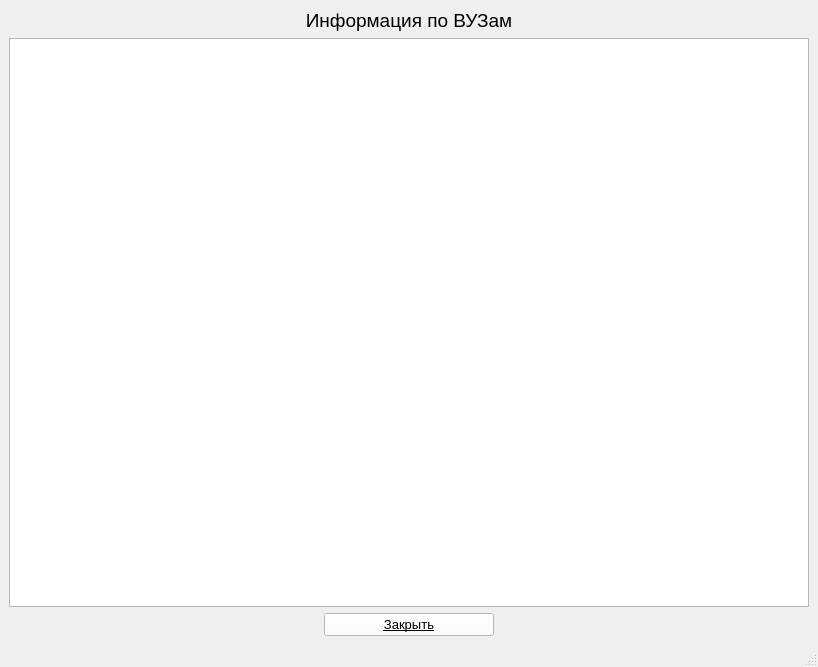
<?xml version="1.0" encoding="UTF-8"?>
<ui version="4.0">
 <class>MainWindow</class>
 <widget class="QMainWindow" name="MainWindow">
  <property name="geometry">
   <rect>
    <x>0</x>
    <y>0</y>
    <width>818</width>
    <height>667</height>
   </rect>
  </property>
  <property name="acceptDrops">
   <bool>false</bool>
  </property>
  <property name="windowTitle">
   <string>Просмотр таблиц</string>
  </property>
  <property name="windowIcon">
   <iconset>
    <normaloff>../png/Верблюд.png</normaloff>../png/Верблюд.png</iconset>
  </property>
  <property name="windowOpacity">
   <double>1.000000000000000</double>
  </property>
  <property name="iconSize">
   <size>
    <width>30</width>
    <height>30</height>
   </size>
  </property>
  <property name="toolButtonStyle">
   <enum>Qt::ToolButtonIconOnly</enum>
  </property>
  <widget class="QWidget" name="centralwidget">
   <layout class="QVBoxLayout" name="verticalLayout_6">
    <item>
     <widget class="QLabel" name="label">
      <property name="font">
       <font>
        <pointsize>14</pointsize>
       </font>
      </property>
      <property name="styleSheet">
       <string notr="true">color: rgb(0, 0, 0);
</string>
      </property>
      <property name="text">
       <string>Информация по ВУЗам</string>
      </property>
      <property name="alignment">
       <set>Qt::AlignCenter</set>
      </property>
     </widget>
    </item>
    <item>
     <layout class="QVBoxLayout" name="verticalLayout_9">
      <item>
       <widget class="QTableView" name="tableView">
        <property name="sizePolicy">
         <sizepolicy hsizetype="Fixed" vsizetype="Expanding">
          <horstretch>0</horstretch>
          <verstretch>0</verstretch>
         </sizepolicy>
        </property>
        <property name="maximumSize">
         <size>
          <width>16777205</width>
          <height>16777215</height>
         </size>
        </property>
        <property name="verticalScrollBarPolicy">
         <enum>Qt::ScrollBarAsNeeded</enum>
        </property>
        <property name="horizontalScrollBarPolicy">
         <enum>Qt::ScrollBarAsNeeded</enum>
        </property>
        <property name="editTriggers">
         <set>QAbstractItemView::NoEditTriggers</set>
        </property>
        <property name="tabKeyNavigation">
         <bool>true</bool>
        </property>
        <property name="selectionMode">
         <enum>QAbstractItemView::SingleSelection</enum>
        </property>
        <property name="selectionBehavior">
         <enum>QAbstractItemView::SelectRows</enum>
        </property>
        <property name="verticalScrollMode">
         <enum>QAbstractItemView::ScrollPerPixel</enum>
        </property>
        <property name="horizontalScrollMode">
         <enum>QAbstractItemView::ScrollPerPixel</enum>
        </property>
       </widget>
      </item>
      <item>
       <layout class="QHBoxLayout" name="horizontalLayout_4">
        <item>
         <widget class="QPushButton" name="closeBtn1">
          <property name="sizePolicy">
           <sizepolicy hsizetype="Minimum" vsizetype="Fixed">
            <horstretch>0</horstretch>
            <verstretch>3</verstretch>
           </sizepolicy>
          </property>
          <property name="maximumSize">
           <size>
            <width>170</width>
            <height>40</height>
           </size>
          </property>
          <property name="font">
           <font>
            <pointsize>10</pointsize>
            <underline>true</underline>
           </font>
          </property>
          <property name="styleSheet">
           <string notr="true">color: rgb(0, 0, 0);
background-color: rgb(255, 255, 255);</string>
          </property>
          <property name="text">
           <string>Закрыть</string>
          </property>
         </widget>
        </item>
       </layout>
      </item>
     </layout>
    </item>
   </layout>
  </widget>
  <widget class="QMenuBar" name="menubar">
   <property name="geometry">
    <rect>
     <x>0</x>
     <y>0</y>
     <width>818</width>
     <height>21</height>
    </rect>
   </property>
  </widget>
  <widget class="QStatusBar" name="statusbar"/>
  <action name="action">
   <property name="text">
    <string>НИР по грантам</string>
   </property>
  </action>
  <action name="action_2">
   <property name="text">
    <string>Конкурс грантов</string>
   </property>
  </action>
  <action name="action_3">
   <property name="text">
    <string>ВУЗы</string>
   </property>
  </action>
  <action name="action_4">
   <property name="text">
    <string>ВУЗы</string>
   </property>
  </action>
  <action name="action_5">
   <property name="text">
    <string>Конкурсы грантов</string>
   </property>
  </action>
  <action name="action_6">
   <property name="text">
    <string>НИР по субъектам</string>
   </property>
  </action>
 </widget>
 <resources/>
 <connections/>
</ui>
